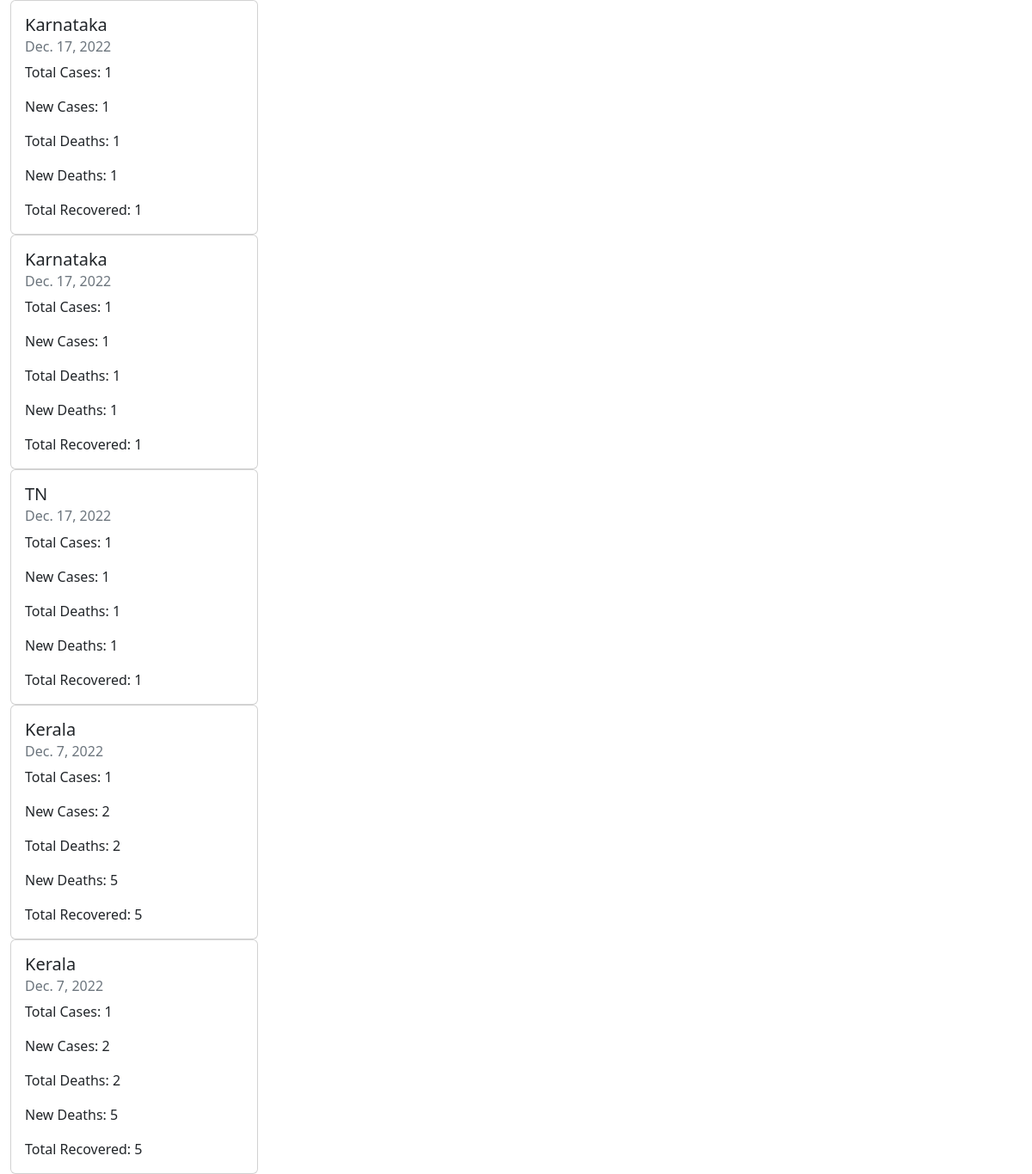
Page /covid_dash on the committed database.
### forms/models.py (models this page shows, shortened)
class covid_19(models.Model):
    State_Name = models.CharField(max_length=100)
    Date_of_Record=models.DateField()
    No_of_Samples=models.IntegerField()
    No_of_Deaths=models.IntegerField()
    No_of_Positive=models.IntegerField()
    No_of_Negative=models.IntegerField()
    No_of_Discharge=models.IntegerField()

### forms/views.py (the view)
# urls.py: path('covid_dash', views.results),
def results(request):
    obj = covid_19.objects.all()
    return render(request, 'results.html', {'obj':obj})

### templates/results.html (shortened to what this page needs)
<!DOCTYPE html>
<html lang="en">
<head>
    <link href="https://cdn.jsdelivr.net/npm/bootstrap@5.2.3/dist/css/bootstrap.min.css" rel="stylesheet"
>
</head>
<body>
    <div class="container-fluid">
        <div class="row">
            <div class="col-12">
                {% for i in obj %}
                <div class="card" style="width: 18rem;">
                    <div class="card-body">
                        <h5 class="card-title">{{i.State_Name}}</h5>
                        <h6 class="card-subtitle mb-2 text-muted">{{i.Date_of_Record}}</h6>
                        <p class="card-text">Total Cases: {{i.No_of_Samples}}</p>
                        <p class="card-text">New Cases: {{i.No_of_Deaths}}</p>
                        <p class="card-text">Total Deaths: {{i.No_of_Positive}}</p>
                        <p class="card-text">New Deaths: {{i.No_of_Negative}}</p>
                        <p class="card-text">Total Recovered: {{i.No_of_Discharge}}</p>
                    </div>
                </div>
                {% endfor %}
            </div>
        </div>
    </div>
</body>
</html>

### rows in the picture
covid_19: State_Name "Karnataka", Date_of_Record "Dec. 17, 2022", No_of_Samples "1", No_of_Deaths "1", No_of_Positive "1", No_of_Negative "1", No_of_Discharge "1"
covid_19: State_Name "Karnataka", Date_of_Record "Dec. 17, 2022", No_of_Samples "1", No_of_Deaths "1", No_of_Positive "1", No_of_Negative "1", No_of_Discharge "1"
covid_19: State_Name "TN", Date_of_Record "Dec. 17, 2022", No_of_Samples "1", No_of_Deaths "1", No_of_Positive "1", No_of_Negative "1", No_of_Discharge "1"
covid_19: State_Name "Kerala", Date_of_Record "Dec. 7, 2022", No_of_Samples "1", No_of_Deaths "2", No_of_Positive "2", No_of_Negative "5", No_of_Discharge "5"
covid_19: State_Name "Kerala", Date_of_Record "Dec. 7, 2022", No_of_Samples "1", No_of_Deaths "2", No_of_Positive "2", No_of_Negative "5", No_of_Discharge "5"
